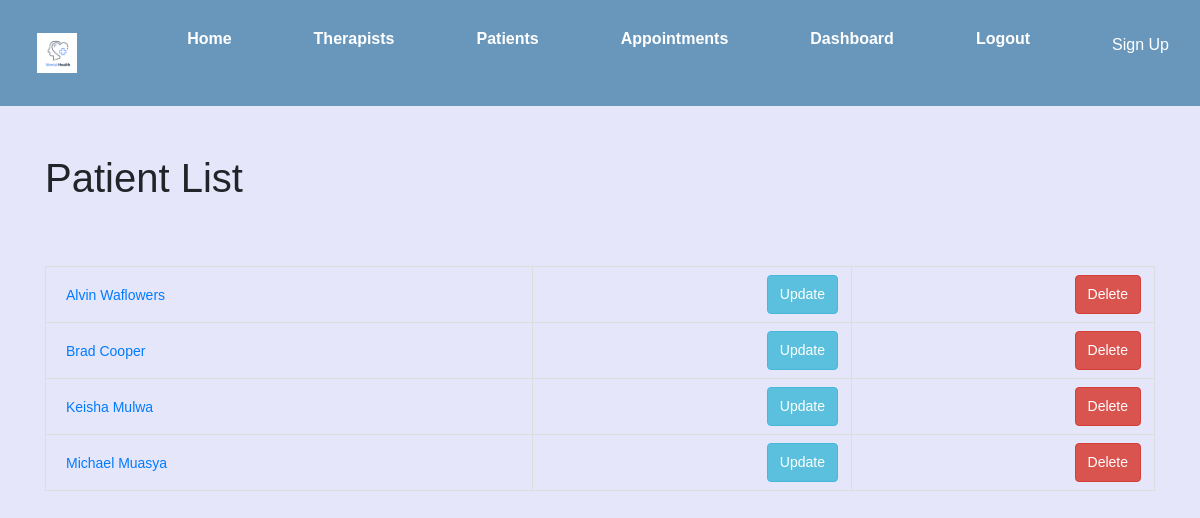
The page /catalog/patient/ (signed in) on the database its author committed.
### catalog/models.py (models this page shows, shortened)
class Patient(models.Model):
    patient_id = models.AutoField(primary_key=True)
    name = models.CharField(max_length=100)
    date_of_birth = models.DateField(null=True, blank=True)
    GENDER_CHOICES = [
        ('M', 'Male'),
        ('F', 'Female'),
        ('O', 'Other'),
    ]
    gender = models.CharField(max_length=1, choices=GENDER_CHOICES)
    contact = models.CharField(max_length=15)
    class Meta:
        ordering = ['name']
        permissions = [
            ("can_update_patient", "Update patient details"),
            ("can_delete_patient", "Delete patient"),
            ("can_view_patient", "View patient details"),
            ("can_create_patient", "Create patient"),
            ("can_view_all therapists", "View all therapists"),
        ]

### catalog/views.py (the view)
# urls.py: path('patient/', views.PatientListView.as_view(), name='patient_list'),
class PatientListView(generic.ListView):
    model = Patient
    template_name = 'catalog/patient_list.html'
    context_object_name = 'patients'

### catalog/templates/catalog/patient_list.html
{% extends "base_generic.html" %}
{% block content %}
    <h1>Patient List</h1>
    <br/>
    <table>
        {% for patient in patients %}
            <tr>
                <td>
                    <a href="{% url 'catalog:patient_detail' patient.pk %}">{{ patient.name }}</a>
                </td>
                <td style="text-align: right;">
                    <a class="btn btn-primary" href="{% url 'catalog:update_patient' patient.pk %}">Update</a>
                </td>
                <td style="text-align: right;">
                    <a class="btn btn-danger" href="{% url 'catalog:patient_delete' patient.pk %}">Delete</a>
                </td>
            </tr>
        {% endfor %}
    </table>
{% endblock %}

### catalog/static/css/styles.css (style rules this page uses)
body { margin: 0; font-family: Arial, sans-serif; background-color: #e6e6fa; }
h1, em { margin-bottom: 20px; }
table { width: 100%; border-collapse: collapse; margin-top: 20px; }
th, td { border: 1px solid #ddd; padding: 8px; text-align: left; }
a.btn { text-decoration: none; margin-right: 5px; display: inline-block; padding: 8px 12px; font-size: 14px; cursor: pointer; border: 1px solid #337ab7; color: #fff; background-color: #337ab7; border-radius: 4px; }
a.btn.btn-primary { background-color: #5bc0de; border-color: #46b8da; }
a.btn.btn-danger { background-color: #d9534f; border-color: #d43f3a; }
h1 { margin-bottom: 20px; }
a { text-decoration: none; padding: 8px 12px; font-size: 14px; cursor: pointer; border-radius: 4px; }
.btn-primary { color: #fff; background-color: #337ab7; border: 1px solid #337ab7; }
.btn-danger { color: #fff; background-color: #d9534f; border: 1px solid #d9534f; }

### rows shown on the page
Patient: name "Alvin Waflowers"
Patient: name "Brad Cooper"
Patient: name "Keisha Mulwa"
Patient: name "Michael Muasya"
